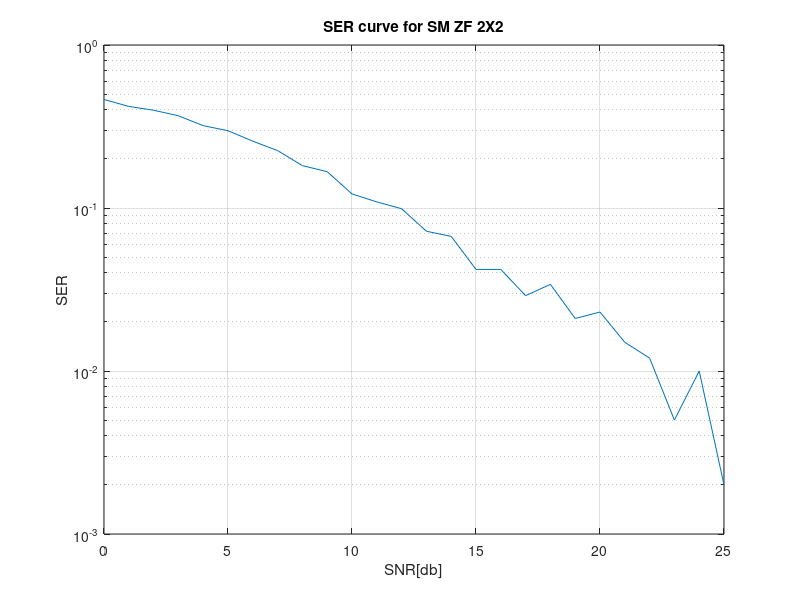

This figure's MATLAB source:
function ex1
    DATA_LENGTH = 2000;
    
    x = zeros(1024, 1);
    nx = addRayleighNoise(x, 0);
    
%     % SISO
%     siso_snr_ser = [];
%     for snr=[40:-1:-10]
%         bits = round(rand(DATA_LENGTH, 1));
%         qpsk_symbols = bi2de(reshape(bits, [], 2));
%         qpsk_values = qammod(qpsk_symbols, 4)/sqrt(2);
%         channel = addRayleighNoise(zeros(length(qpsk_values), 1), 0);
%         qpsk_values_after_channel = qpsk_values.*channel;
%         noisy_qpsk_values = addRayleighNoise(qpsk_values_after_channel, snr);
%         
% %         demod_noisy_qpsk_symbols = qamdemod(noisy_qpsk_values, 4);
%         demod_noisy_qpsk_symbols = zeros(length(noisy_qpsk_values), 1);
%         for i=[1:length(noisy_qpsk_values)]
%             demod_noisy_qpsk_symbols(i) = lsFindOfdmSymbol(noisy_qpsk_values(i)./channel(i), @(x)(x));
%         end
%         
%         siso_snr_ser = [siso_snr_ser ; [snr, 1-(sum(demod_noisy_qpsk_symbols==qpsk_symbols)/length(qpsk_values))]];
%     end
    
%     figure;
%     semilogy(siso_snr_ser(:,1), siso_snr_ser(:,2));
%     grid on;
%     xlabel('SNR[db]');
%     ylabel('SER');
%     title('SER curve for SISO');
    
    
%     % MRC 1X2
%     mrc2_snr_ser = [];
%     for snr=[0:25]
%         bits = round(rand(DATA_LENGTH, 1));
%         qpsk_symbols = bi2de(reshape(bits, [], 2));
%         qpsk_values = qammod(qpsk_symbols, 4)/sqrt(2);
%         channel1 = addRayleighNoise(zeros(length(qpsk_values), 1), 0);
%         channel2 = addRayleighNoise(zeros(length(qpsk_values), 1), 0);
%         qpsk_values_after_channel1 = channel1.*qpsk_values;
%         qpsk_values_after_channel2 = channel2.*qpsk_values;
%         noisy_qpsk_values1 = addRayleighNoise(qpsk_values_after_channel1, snr);
%         noisy_qpsk_values2 = addRayleighNoise(qpsk_values_after_channel2, snr);
% %         noisy_qpsk_values1 = qpsk_values_after_channel1;
% %         noisy_    qpsk_values2 = qpsk_values_after_channel2;
% 
% %         demod_noisy_qpsk_symbols = qamdemod(noisy_qpsk_values, 4);
%         demod_noisy_qpsk_symbols = zeros(length(qpsk_values), 1);
%         for i=[1:length(qpsk_values)]
%             channel = [channel1(i) ; channel2(i)];
%             received_value = [noisy_qpsk_values1(i) ; noisy_qpsk_values2(i)];
%             ls_est_value = [channel'*received_value]/(channel'*channel);
%             demod_noisy_qpsk_symbols(i) = lsFindOfdmSymbol(ls_est_value, @(x)(x));
%         end
%         
%         mrc2_snr_ser = [mrc2_snr_ser ; [snr, 1-(sum(demod_noisy_qpsk_symbols==qpsk_symbols)/length(qpsk_values))]];
%     end
%     
%     figure;
%     semilogy(mrc2_snr_ser(:,1), mrc2_snr_ser(:,2));
%     grid on;
%     xlabel('SNR[db]');
%     ylabel('SER');
%     title('SER curve for MRC 1X2');
    
    
    
%     % MRC 1X4
%     mrc4_snr_ser = [];
%     for snr=[0:25]
%         bits = round(rand(DATA_LENGTH, 1));
%         qpsk_symbols = bi2de(reshape(bits, [], 2));
%         qpsk_values = qammod(qpsk_symbols, 4)/sqrt(2);
%         channel1 = addRayleighNoise(zeros(length(qpsk_values), 1), 0);
%         channel2 = addRayleighNoise(zeros(length(qpsk_values), 1), 0);
%         channel3 = addRayleighNoise(zeros(length(qpsk_values), 1), 0);
%         channel4 = addRayleighNoise(zeros(length(qpsk_values), 1), 0);
%         qpsk_values_after_channel1 = channel1.*qpsk_values;
%         qpsk_values_after_channel2 = channel2.*qpsk_values;
%         qpsk_values_after_channel3 = channel3.*qpsk_values;
%         qpsk_values_after_channel4 = channel4.*qpsk_values;
%         noisy_qpsk_values1 = addRayleighNoise(qpsk_values_after_channel1, snr);
%         noisy_qpsk_values2 = addRayleighNoise(qpsk_values_after_channel2, snr);
%         noisy_qpsk_values3 = addRayleighNoise(qpsk_values_after_channel3, snr);
%         noisy_qpsk_values4 = addRayleighNoise(qpsk_values_after_channel4, snr);
% %         noisy_qpsk_values1 = qpsk_values_after_channel1;
% %         noisy_    qpsk_values2 = qpsk_values_after_channel2;
% 
% %         demod_noisy_qpsk_symbols = qamdemod(noisy_qpsk_values, 4);
%         demod_noisy_qpsk_symbols = zeros(length(qpsk_values), 1);
%         for i=[1:length(qpsk_values)]
%             channel = [channel1(i); channel2(i); channel3(i); channel4(i)];
%             received_value = [noisy_qpsk_values1(i) ; noisy_qpsk_values2(i) ; ...
%                 noisy_qpsk_values3(i); noisy_qpsk_values4(i)];
%             ls_est_value = [channel'*received_value]/(channel'*channel);
%             demod_noisy_qpsk_symbols(i) = lsFindOfdmSymbol(ls_est_value, @(x)(x));
%         end
%         
%         mrc4_snr_ser = [mrc4_snr_ser ; [snr, 1-(sum(demod_noisy_qpsk_symbols==qpsk_symbols)/length(qpsk_values))]];
%     end
%     
%     figure;
%     semilogy(mrc4_snr_ser(:,1), mrc4_snr_ser(:,2));
%     grid on;
%     xlabel('SNR[db]');
%     ylabel('SER');
%     title('SER curve for MRC 1X4');


%     figure;
%     semilogy(siso_snr_ser(:,1), siso_snr_ser(:,2));
%     grid on;
%     xlabel('SNR[db]');
%     ylabel('SER');
%     title('SER curve for SISO');
%     
    
%     % STC 2X1
%     stc21_snr_ser = [];
%     for snr=[25:-1:0]
%         bits = round(rand(DATA_LENGTH, 1));
%         qpsk_symbols = bi2de(reshape(bits, [], 2));
%         qpsk_values = qammod(qpsk_symbols, 4)/sqrt(2);
%         channel1 = addRayleighNoise(zeros(length(qpsk_values), 1), 0);
%         channel2 = addRayleighNoise(zeros(length(qpsk_values), 1), 0);
%         demod_noisy_qpsk_symbols = zeros(length(qpsk_values), 1);
%         for i=[1:2:length(qpsk_values)-1]
%             H = [channel1(i), channel2(i); channel2(i)', -channel1(i)']./sqrt(2);
%             signal = [qpsk_values(i) ; qpsk_values(i+1)];
%             qpsk_values_l = H*signal;
%             received_noisy_qpsk_values = addRayleighNoise(qpsk_values_l, snr);
%             ls_est_values = (H'*H)^-1*(H'*received_noisy_qpsk_values);
%             
%             demod_noisy_qpsk_symbols(i) = lsFindOfdmSymbol(ls_est_values(1), @(x)(x));
%             demod_noisy_qpsk_symbols(i+1) = lsFindOfdmSymbol(ls_est_values(2), @(x)(x));
%         end
%         
%         stc21_snr_ser = [stc21_snr_ser ; [snr, 1-(sum(demod_noisy_qpsk_symbols==qpsk_symbols)/length(qpsk_values))]];
%     end
%     
%     figure;
%     semilogy(stc21_snr_ser(:,1), stc21_snr_ser(:,2));
%     grid on;
%     xlabel('SNR[db]');
%     ylabel('SER');
%     title('SER curve for STC 2X1');

    
%     % STC 2X2
%     stc22_snr_ser = [];
%     for snr=[25:-1:0]
%         bits = round(rand(DATA_LENGTH, 1));
%         qpsk_symbols = bi2de(reshape(bits, [], 2));
%         qpsk_values = qammod(qpsk_symbols, 4)/sqrt(2);
%         channel1 = addRayleighNoise(zeros(length(qpsk_values), 1), 0);
%         channel2 = addRayleighNoise(zeros(length(qpsk_values), 1), 0);
%         channel3 = addRayleighNoise(zeros(length(qpsk_values), 1), 0);
%         channel4 = addRayleighNoise(zeros(length(qpsk_values), 1), 0);
%         demod_noisy_qpsk_symbols = zeros(length(qpsk_values), 1);
%         for i=[1:2:length(qpsk_values)-1]
%             H0 = [channel1(i), channel2(i); channel2(i)', -channel1(i)']./sqrt(2);
%             H1 = [channel3(i), channel4(i); channel3(i)', -channel4(i)']./sqrt(2);
%             H = [H0 ; H1];
%             signal = [qpsk_values(i) ; qpsk_values(i+1)];
%             qpsk_values_l = H*signal;
%             received_noisy_qpsk_values = addRayleighNoise(qpsk_values_l, snr);
%             ls_est_values = (H'*H)^-1*(H'*received_noisy_qpsk_values);
%             
%             demod_noisy_qpsk_symbols(i) = lsFindOfdmSymbol(ls_est_values(1), @(x)(x));
%             demod_noisy_qpsk_symbols(i+1) = lsFindOfdmSymbol(ls_est_values(2), @(x)(x));
%         end
%         
%         stc22_snr_ser = [stc22_snr_ser ; [snr, 1-(sum(demod_noisy_qpsk_symbols==qpsk_symbols)/length(qpsk_values))]];
%     end
%     
%     figure;
%     semilogy(stc22_snr_ser(:,1), stc22_snr_ser(:,2));
%     grid on;
%     xlabel('SNR[db]');
%     ylabel('SER');
%     title('SER curve for STC 2X2');

%     % BF 2X2
%     bf22_snr_ser = [];
%     for snr=[25:-1:0]
%         bits = round(rand(DATA_LENGTH, 1));
%         qpsk_symbols = bi2de(reshape(bits, [], 2));
%         qpsk_values = qammod(qpsk_symbols, 4)/sqrt(2);
%         channels = zeros(length(qpsk_values), 4);
%         for i=[1:size(channels, 2)]
%             channels(:,i) = addRayleighNoise(channels(:,i), 0);
%         end
%         
%         demod_noisy_qpsk_symbols = zeros(length(qpsk_values), 1);
%         for i=[1:length(qpsk_values)]
%             H = [channels(i, 1), channels(i, 2) ; channels(i, 3) , channels(i, 4)];
%             [V,D] = eig(H'*H);
%             [~,max_eig_index] = max(max(abs(D)));
%             
%             weighted_H = H*V(:, max_eig_index);
%             sent_signals = weighted_H*qpsk_values(i);
%             received_noisy_qpsk_values = addRayleighNoise(sent_signals, snr);
%                         
%             ls_est_value = (weighted_H'*weighted_H)^-1*(weighted_H'*received_noisy_qpsk_values);
%             demod_noisy_qpsk_symbols(i) = lsFindOfdmSymbol(ls_est_value, @(x)(x));
%         end
%         
%         bf22_snr_ser = [bf22_snr_ser ; [snr, 1-(sum(demod_noisy_qpsk_symbols==qpsk_symbols)/length(qpsk_values))]];
%     end
%     
%     figure;
%     semilogy(bf22_snr_ser(:,1), bf22_snr_ser(:,2));
%     grid on;
%     xlabel('SNR[db]');
%     ylabel('SER');
%     title('SER curve for BF 2X2');

    
%     % BF 4X2
%     bf42_snr_ser = [];
%     for snr=[25:-1:0]
%         bits = round(rand(DATA_LENGTH, 1));
%         qpsk_symbols = bi2de(reshape(bits, [], 2));
%         qpsk_values = qammod(qpsk_symbols, 4)/sqrt(2);
%         channels = zeros(length(qpsk_values), 8);
%         for i=[1:size(channels, 2)]
%             channels(:,i) = addRayleighNoise(channels(:,i), 0);
%         end
%         
%         demod_noisy_qpsk_symbols = zeros(length(qpsk_values), 1);
%         for i=[1:length(qpsk_values)]
%             H = [channels(i, 1), channels(i, 2) , channels(i, 3) , channels(i, 4) ; ...
%                 channels(i, 5), channels(i, 6) , channels(i, 7) , channels(i, 8)];
%             [V,D] = eig(H'*H);
%             [~,max_eig_index] = max(max(abs(D)));
%             
%             weighted_H = H*V(:, max_eig_index);
%             sent_signals = weighted_H*qpsk_values(i);
%             received_noisy_qpsk_values = addRayleighNoise(sent_signals, snr);
%                         
%             ls_est_value = (weighted_H'*weighted_H)^-1*(weighted_H'*received_noisy_qpsk_values);
%             demod_noisy_qpsk_symbols(i) = lsFindOfdmSymbol(ls_est_value, @(x)(x));
%         end
%         
%         bf42_snr_ser = [bf42_snr_ser ; [snr, 1-(sum(demod_noisy_qpsk_symbols==qpsk_symbols)/length(qpsk_values))]];
%     end
%     
%     figure;
%     semilogy(bf42_snr_ser(:,1), bf42_snr_ser(:,2));
%     grid on;
%     xlabel('SNR[db]');
%     ylabel('SER');
%     title('SER curve for BF 4X2');

    
%     % SM ML 2X2
%     sm22_snr_ser = [];
%     for snr=[25:-1:0]
%         bits = round(rand(DATA_LENGTH, 1));
%         qpsk_symbols = bi2de(reshape(bits, [], 2));
%         qpsk_values = qammod(qpsk_symbols, 4)/sqrt(2);
%         channels = zeros(length(qpsk_values), 4);
%         for i=[1:size(channels, 2)]
%             channels(:,i) = addRayleighNoise(channels(:,i), 0);
%         end
%         
%         demod_noisy_qpsk_symbols = zeros(length(qpsk_values), 1);
%         for i=[1:2:length(qpsk_values)]
%             H = [channels(i, 1), channels(i, 2) ; channels(i, 3) , channels(i, 4)];
%             
%             sent_signals = H*[qpsk_values(i) ; qpsk_values(i+1)]/sqrt(2);
%             received_noisy_qpsk_values = addRayleighNoise(sent_signals, snr);
%             
%             ofdm_symbol_guesses = zeros(16, 3);
%             index = 1;
%             for t1=[0:3]
%                 for t2=[0:3]
%                     v1 = qammod(t1, 4)/sqrt(2);
%                     v2 = qammod(t2, 4)/sqrt(2);
%                     guess_value = (received_noisy_qpsk_values - H*[v1;v2])'*(received_noisy_qpsk_values - H*[v1;v2]);
%                     ofdm_symbol_guesses(index,:) = [t1, t2, guess_value];
%                     index = index+1;
%                 end
%             end
%             
%             [~,min_guess_value_index] = min(ofdm_symbol_guesses(:,3));
%             
%             demod_noisy_qpsk_symbols(i) = ofdm_symbol_guesses(min_guess_value_index, 1);
%             demod_noisy_qpsk_symbols(i+1) = ofdm_symbol_guesses(min_guess_value_index, 2);
%         end
%         
%         sm22_snr_ser = [sm22_snr_ser ; [snr, 1-(sum(demod_noisy_qpsk_symbols==qpsk_symbols)/length(qpsk_values))]];
%     end
%     
%     figure;
%     semilogy(sm22_snr_ser(:,1), sm22_snr_ser(:,2));
%     grid on;
%     xlabel('SNR[db]');
%     ylabel('SER');
%     title('SER curve for SM ML 2X2');


    % SM ZF 2X2
    sm_zf22_snr_ser = [];
    for snr=[25:-1:0]
        bits = round(rand(DATA_LENGTH, 1));
        qpsk_symbols = bi2de(reshape(bits, [], 2));
        qpsk_values = qammod(qpsk_symbols, 4)/sqrt(2);
        channels = zeros(length(qpsk_values), 4);
        for i=[1:size(channels, 2)]
            channels(:,i) = addRayleighNoise(channels(:,i), 0);
        end
        
        demod_noisy_qpsk_symbols = zeros(length(qpsk_values), 1);
        for i=[1:2:length(qpsk_values)]
            H = [channels(i, 1), channels(i, 2) ; channels(i, 3) , channels(i, 4)];
            
            sent_signals = H*[qpsk_values(i) ; qpsk_values(i+1)]/sqrt(2);
            received_noisy_qpsk_values = addRayleighNoise(sent_signals, snr);
            
            zf_ls_estimation = H^-1*received_noisy_qpsk_values;
            
            demod_noisy_qpsk_symbols(i) = lsFindOfdmSymbol(zf_ls_estimation(1), @(x)(x));
            demod_noisy_qpsk_symbols(i+1) = lsFindOfdmSymbol(zf_ls_estimation(2), @(x)(x));
        end
        
        sm_zf22_snr_ser = [sm_zf22_snr_ser ; [snr, 1-(sum(demod_noisy_qpsk_symbols==qpsk_symbols)/length(qpsk_values))]];
    end
    
    figure;
    semilogy(sm_zf22_snr_ser(:,1), sm_zf22_snr_ser(:,2));
    grid on;
    xlabel('SNR[db]');
    ylabel('SER');
    title('SER curve for SM ZF 2X2');



end


function noisySignal = addRayleighNoise(signal, snrDb)
    % Assuming the signal power is 1

    len = length(signal);
    noise = normrnd(0, 1, len, 2)/(sqrt(2*power(10, snrDb/10)));
    noisySignal = signal + noise(:, 1) + j*noise(:, 2);
end


function lsOfdmSymbol = lsFindOfdmSymbol(value, functional);
    possible_values = qammod([0:3], 4)./sqrt(2);
    comparison = [];
    for i=[1:4]
        diff = (value - functional(possible_values(i))).^2;
        comparison = [comparison ; sum(diff(:))];
    end
    [~,i] = min(abs(comparison));
    lsOfdmSymbol = i-1;
end